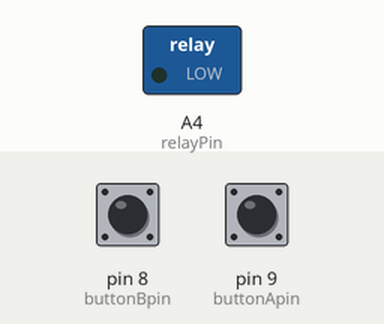
A sketch run on a simulated Arduino Uno, built with avr-gcc and run on an emulated ATmega328P. Shown: switched loads named in the sketch (green lamp = pin HIGH). The inputs (shaded band) are chosen by the test bench; at power-on: pin 9 (buttonApin) HIGH, pin 8 (buttonBpin) HIGH.

Above: at 1.2 s.
1.3 s: pin 9 (buttonApin) pulled LOW for 0.15 s
At 2.5 s:
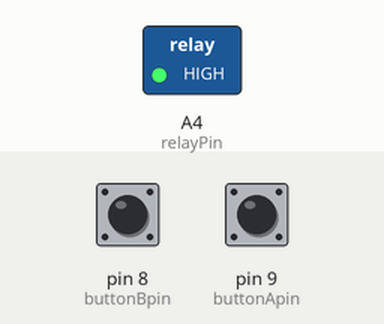
2.9 s: pin 8 (buttonBpin) pulled LOW for 0.15 s
At 3.8 s:
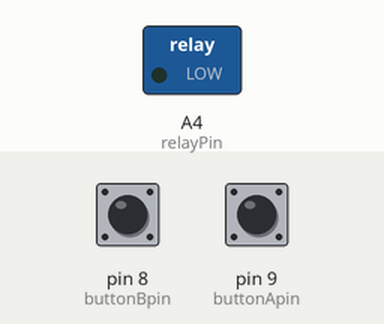
4.5 s: pin 9 (buttonApin) pulled LOW for 1 s
At 5.0 s:
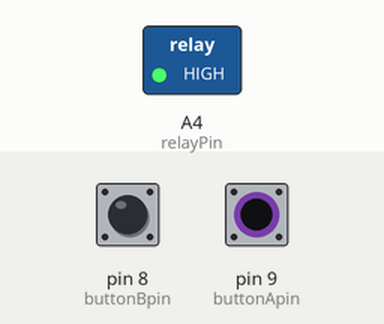
7.0 s: pin 8 (buttonBpin) driven LOW and pin 9 (buttonApin) driven LOW
At 8.2 s:
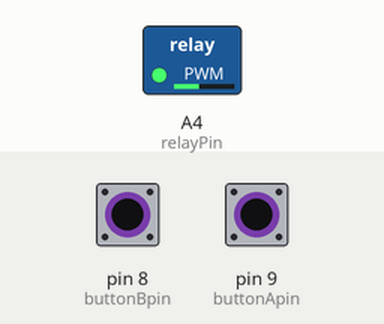
8.5 s: pin 8 (buttonBpin) driven HIGH
At 9.0 s:
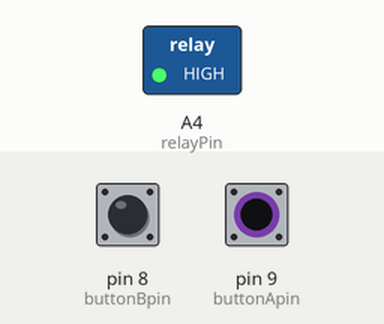
Timing chart, 0 to 11.0 s (numbered marks = the images above; inputs shaded):
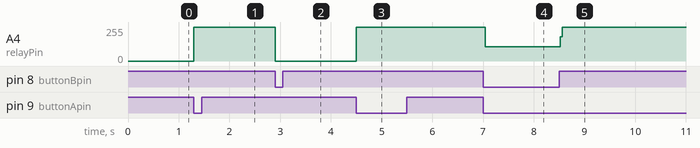

Measured:
- after the input at 1.3 s, A4 (relayPin): 0/255 → 255/255 at once
- after the input at 2.9 s, A4 (relayPin): 255/255 → 0/255 at once
- after the input at 4.5 s, A4 (relayPin): 0/255 → 255/255 at once
- after the input at 7.0 s, A4 (relayPin): 255/255 → 106/255 at once
- after the input at 8.5 s, A4 (relayPin): 106/255 → 255/255 at once

The sketch:

dc_motor_relay.ino
```cpp
//buton ve role pinleri
#define relayPin A4
#define buttonApin 9
#define buttonBpin 8

void setup()
{
  //role pinini cikis, butonlari giris olarak ayarla
  pinMode(relayPin, OUTPUT);
  pinMode(buttonApin, INPUT_PULLUP);
  pinMode(buttonBpin, INPUT_PULLUP);
}

void loop()
{
  //A butonuna basilinca roleyi iletime sok
  if (digitalRead(buttonApin) == LOW)
  {
    digitalWrite(relayPin, HIGH);
  }
  //B butonuna basilinca roleyi kesime sok
  if (digitalRead(buttonBpin) == LOW)
  {
    digitalWrite(relayPin, LOW);
  }
}
```
